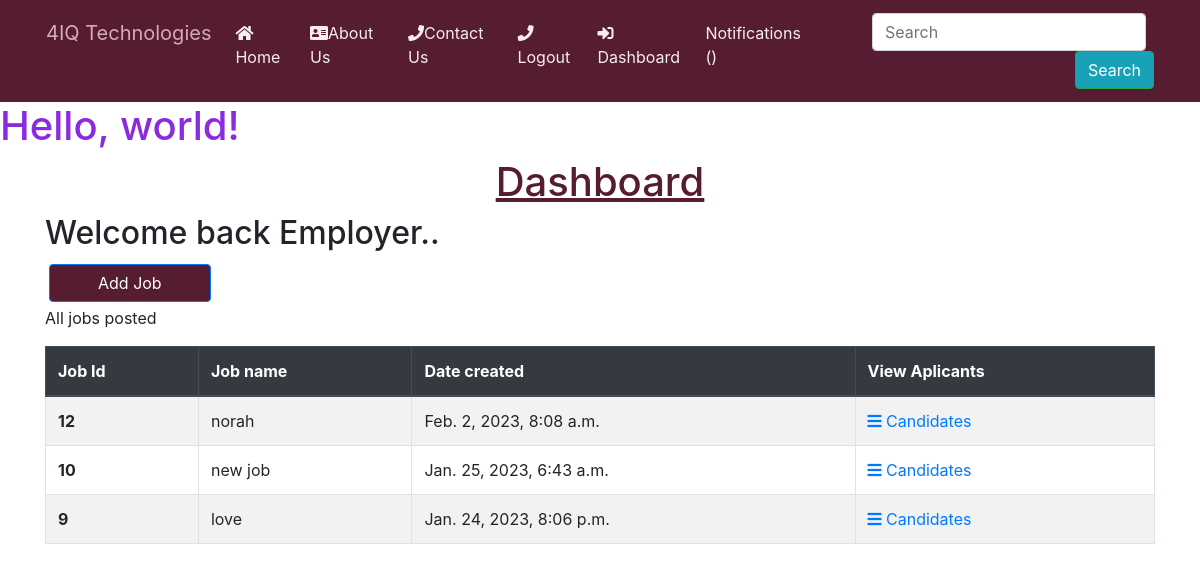
/users/dashboard (signed in), run on an earlier commit of the app's database.
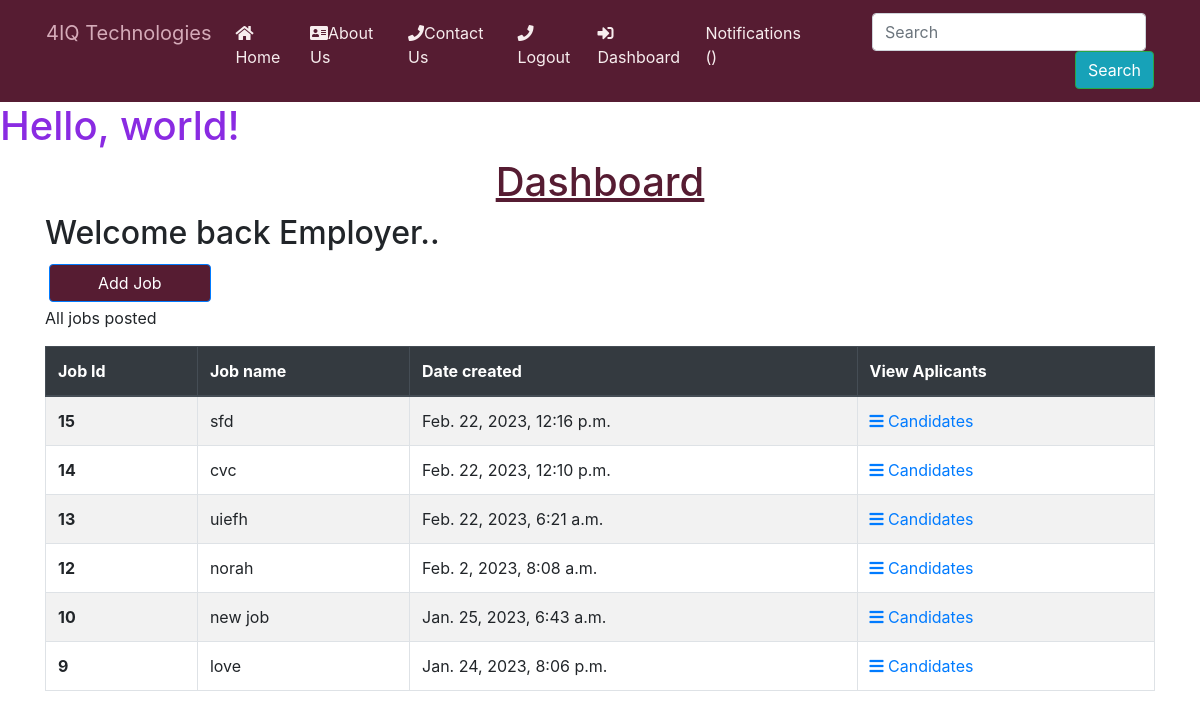
And on a later commit of the database.
### job/models.py (models this page shows, shortened)
class Job(models.Model):
    SIZE_1_9 = 'size_1-9'
    SIZE_10_49 = 'size_10-49'
    SIZE_50_99 = 'size_50-99'
    SIZE_100 = 'size_100'
    CHOICES_SIZE = (
        (SIZE_1_9 ,'1-9'),
        (SIZE_10_49 ,'10-49'),
        (SIZE_50_99 ,'50-99'),
        (SIZE_100 ,'100+'),
    )
    title = models.CharField(max_length=50)
    created_at = models.DateTimeField(auto_now_add=True)
    skillset_required = models.TextField(max_length=200)
    about_job = models.TextField(blank=True, null=True)
    experience = models.CharField(max_length=50,null=True)
    salary = models.CharField(max_length=50,null=True)
    deadline = models.CharField(max_length=50,null=True)
    company_name = models.CharField(max_length=255, null=True)
    company_address = models.CharField(max_length=255, blank=True, null=True)
    company_zipcode = models.CharField(max_length=255, blank=True, null=True)
    company_place = models.CharField(max_length=255, blank=True, null=True)
    company_country = models.CharField(max_length=255, blank=True, null=True)
    company_size = models.CharField(max_length=20, choices=CHOICES_SIZE, default=SIZE_1_9)
    created_by = models.ForeignKey(User,
                                   related_name="jobs",
                                   on_delete=models.CASCADE)
    class Meta:
        ordering = ['-created_at']

### users/views.py (the view)
# urls.py: path("dashboard", views.dashboard, name="dashboard"),
@login_required
def dashboard(request):
   return render ( request,'dashboard.html' ,{'userprofile': request.user.userprofile})

### notification/context_processor.py (called while the page is built)
def notifications(request):
    if request.user.is_authenticated:
        return {
            "notificactions": request.user.notifications.filter(is_read=False)
        }
    else:
        return {"notifications": []}

### users/templates/dashboard.html (shortened to what this page needs)
{% include 'sidebar.html' %}
{% block content %}
  <div class="container">
    <h1 class="title">
      <center style="text-decoration: underline; color: #561c32">Dashboard</center>
    </h1>
{% if userprofile.is_employer %}
<h2 class="subtitle">Welcome back Employer..</h2>
<div><a href="{% url 'job:add'  %}">
  <input
  type="submit"
  value="Add Job"
  class="m-1 px-5 btn btn-primary"
  style="background-color: #561c32"
  /> </a>
</div>
<p>All jobs posted</p>
<table class="table table table-striped table-bordered">
  <thead class="thead-dark">
    <tr>
      <th scope="col">Job Id</th>
      <th scope="col">Job name</th>
      <th scope="col">Date created</th>
      <th scope="col">View Aplicants</th>
    </tr>
  </thead>
  <tbody>
    {% for job in request.user.jobs.all %}
    <tr>
      <th scope="row">   {{ job.id }} </a></th>
      <td>  {{ job.title }}</td>
      <td>  {{ job.created_at }}</td>
      <td><a href="{% url 'users:view_dashboard_job' job.id%}"><i class="fas fa-bars"></i> Candidates</td>
    </tr>
    {% empty %}
    <p>You have not posted any jobs yet...</p>
    {% endfor %}
  </tbody>
</table>
{% endif %}
</div>
{% endblock %}

What changed in the data, as far as the page shows it:
added Job: id "15", title "sfd", created_at "Feb. 22, 2023, 12:16 p.m."
added Job: id "14", title "cvc", created_at "Feb. 22, 2023, 12:10 p.m."
added Job: id "13", title "uiefh", created_at "Feb. 22, 2023, 6:21 a.m."
